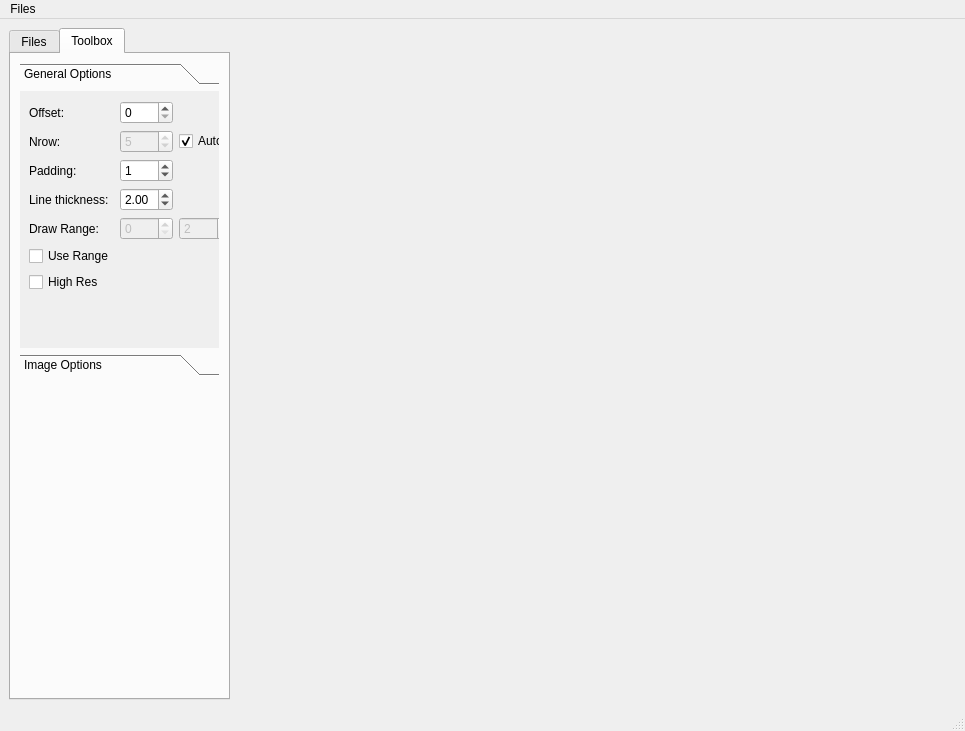
<?xml version="1.0" encoding="UTF-8"?>
<ui version="4.0">
 <class>ngv_mainwindow</class>
 <widget class="QMainWindow" name="ngv_mainwindow">
  <property name="geometry">
   <rect>
    <x>0</x>
    <y>0</y>
    <width>965</width>
    <height>731</height>
   </rect>
  </property>
  <property name="windowTitle">
   <string>NIfTI-gridvew</string>
  </property>
  <widget class="QWidget" name="centralwidget">
   <layout class="QHBoxLayout" name="horizontalLayout">
    <item>
     <widget class="QTabWidget" name="tabWidget">
      <property name="sizePolicy">
       <sizepolicy hsizetype="Expanding" vsizetype="Expanding">
        <horstretch>2</horstretch>
        <verstretch>0</verstretch>
       </sizepolicy>
      </property>
      <property name="minimumSize">
       <size>
        <width>200</width>
        <height>0</height>
       </size>
      </property>
      <property name="maximumSize">
       <size>
        <width>250</width>
        <height>16777215</height>
       </size>
      </property>
      <property name="currentIndex">
       <number>1</number>
      </property>
      <widget class="QWidget" name="files_tab">
       <attribute name="title">
        <string>Files</string>
       </attribute>
       <layout class="QVBoxLayout" name="verticalLayout">
        <item>
         <widget class="QListWidget" name="files_listWidget"/>
        </item>
       </layout>
      </widget>
      <widget class="QWidget" name="widget">
       <attribute name="title">
        <string>Toolbox</string>
       </attribute>
       <layout class="QVBoxLayout" name="verticalLayout_2">
        <item>
         <widget class="QToolBox" name="toolBox">
          <property name="currentIndex">
           <number>0</number>
          </property>
          <widget class="QWidget" name="page_3">
           <property name="geometry">
            <rect>
             <x>0</x>
             <y>0</y>
             <width>197</width>
             <height>257</height>
            </rect>
           </property>
           <attribute name="label">
            <string>General Options</string>
           </attribute>
           <widget class="QWidget" name="layoutWidget">
            <property name="geometry">
             <rect>
              <x>9</x>
              <y>10</y>
              <width>203</width>
              <height>238</height>
             </rect>
            </property>
            <layout class="QVBoxLayout" name="verticalLayout_4">
             <item>
              <layout class="QGridLayout" name="gridLayout">
               <item row="1" column="1">
                <widget class="QSpinBox" name="spinBox_nrow">
                 <property name="enabled">
                  <bool>false</bool>
                 </property>
                 <property name="minimum">
                  <number>1</number>
                 </property>
                 <property name="value">
                  <number>5</number>
                 </property>
                </widget>
               </item>
               <item row="2" column="0">
                <widget class="QLabel" name="label_3">
                 <property name="text">
                  <string>Padding:</string>
                 </property>
                </widget>
               </item>
               <item row="4" column="0">
                <widget class="QLabel" name="label_5">
                 <property name="text">
                  <string>Draw Range:</string>
                 </property>
                </widget>
               </item>
               <item row="1" column="2">
                <widget class="QCheckBox" name="checkBox_autonrow">
                 <property name="text">
                  <string>Auto</string>
                 </property>
                 <property name="checked">
                  <bool>true</bool>
                 </property>
                </widget>
               </item>
               <item row="0" column="0">
                <widget class="QLabel" name="label">
                 <property name="text">
                  <string>Offset:</string>
                 </property>
                </widget>
               </item>
               <item row="6" column="0">
                <widget class="QCheckBox" name="checkBox_highres">
                 <property name="text">
                  <string>High Res</string>
                 </property>
                </widget>
               </item>
               <item row="2" column="1">
                <widget class="QSpinBox" name="spinBox_padding">
                 <property name="value">
                  <number>1</number>
                 </property>
                </widget>
               </item>
               <item row="0" column="1">
                <widget class="QSpinBox" name="spinBox_offset"/>
               </item>
               <item row="5" column="0">
                <widget class="QCheckBox" name="checkBox_userange">
                 <property name="text">
                  <string>Use Range</string>
                 </property>
                </widget>
               </item>
               <item row="1" column="0">
                <widget class="QLabel" name="label_2">
                 <property name="text">
                  <string>Nrow:</string>
                 </property>
                </widget>
               </item>
               <item row="4" column="2">
                <widget class="QSpinBox" name="spinBox_drawrange_upper">
                 <property name="enabled">
                  <bool>false</bool>
                 </property>
                 <property name="minimum">
                  <number>2</number>
                 </property>
                 <property name="maximum">
                  <number>999</number>
                 </property>
                </widget>
               </item>
               <item row="4" column="1">
                <widget class="QSpinBox" name="spinBox_drawrange_lower">
                 <property name="enabled">
                  <bool>false</bool>
                 </property>
                </widget>
               </item>
               <item row="3" column="1">
                <widget class="QDoubleSpinBox" name="doubleSpinBox_line_thickness">
                 <property name="maximum">
                  <double>5.000000000000000</double>
                 </property>
                 <property name="value">
                  <double>2.000000000000000</double>
                 </property>
                </widget>
               </item>
               <item row="3" column="0">
                <widget class="QLabel" name="label_line_thickness">
                 <property name="text">
                  <string>Line thickness:</string>
                 </property>
                </widget>
               </item>
              </layout>
             </item>
             <item>
              <spacer name="verticalSpacer_2">
               <property name="orientation">
                <enum>Qt::Vertical</enum>
               </property>
               <property name="sizeHint" stdset="0">
                <size>
                 <width>20</width>
                 <height>84</height>
                </size>
               </property>
              </spacer>
             </item>
            </layout>
           </widget>
          </widget>
          <widget class="QWidget" name="page_4">
           <property name="geometry">
            <rect>
             <x>0</x>
             <y>0</y>
             <width>197</width>
             <height>286</height>
            </rect>
           </property>
           <attribute name="label">
            <string>Image Options</string>
           </attribute>
           <layout class="QVBoxLayout" name="verticalLayout_3">
            <item>
             <layout class="QGridLayout" name="gridLayout_2">
              <item row="0" column="1">
               <widget class="QLabel" name="label_4">
                <property name="text">
                 <string>Colormap: </string>
                </property>
               </widget>
              </item>
              <item row="0" column="2">
               <widget class="QComboBox" name="comboBox_cmap"/>
              </item>
             </layout>
            </item>
            <item>
             <widget class="QCheckBox" name="checkBox_show_slides_with_seg">
              <property name="enabled">
               <bool>false</bool>
              </property>
              <property name="text">
               <string>Show slices with segment only.</string>
              </property>
             </widget>
            </item>
            <item>
             <widget class="Line" name="line">
              <property name="orientation">
               <enum>Qt::Horizontal</enum>
              </property>
             </widget>
            </item>
            <item>
             <widget class="QLabel" name="label_6">
              <property name="text">
               <string>Segmentation:</string>
              </property>
             </widget>
            </item>
            <item>
             <widget class="QTableWidget" name="tableWidget_segmentations">
              <property name="columnCount">
               <number>2</number>
              </property>
              <attribute name="horizontalHeaderCascadingSectionResizes">
               <bool>true</bool>
              </attribute>
              <attribute name="horizontalHeaderDefaultSectionSize">
               <number>40</number>
              </attribute>
              <attribute name="horizontalHeaderMinimumSectionSize">
               <number>25</number>
              </attribute>
              <attribute name="horizontalHeaderStretchLastSection">
               <bool>true</bool>
              </attribute>
              <column>
               <property name="text">
                <string>Color</string>
               </property>
              </column>
              <column>
               <property name="text">
                <string>Segmentation</string>
               </property>
              </column>
             </widget>
            </item>
            <item>
             <layout class="QGridLayout" name="gridLayout_3">
              <item row="0" column="0">
               <widget class="QLabel" name="label_alpha">
                <property name="text">
                 <string>Contour Alpha</string>
                </property>
               </widget>
              </item>
              <item row="0" column="1">
               <widget class="QDoubleSpinBox" name="doubleSpinBox_alpha">
                <property name="maximum">
                 <double>1.000000000000000</double>
                </property>
                <property name="singleStep">
                 <double>0.100000000000000</double>
                </property>
                <property name="value">
                 <double>0.800000000000000</double>
                </property>
               </widget>
              </item>
             </layout>
            </item>
            <item>
             <spacer name="verticalSpacer_3">
              <property name="orientation">
               <enum>Qt::Vertical</enum>
              </property>
              <property name="sizeHint" stdset="0">
               <size>
                <width>20</width>
                <height>208</height>
               </size>
              </property>
             </spacer>
            </item>
           </layout>
          </widget>
         </widget>
        </item>
        <item>
         <spacer name="verticalSpacer">
          <property name="orientation">
           <enum>Qt::Vertical</enum>
          </property>
          <property name="sizeHint" stdset="0">
           <size>
            <width>20</width>
            <height>308</height>
           </size>
          </property>
         </spacer>
        </item>
       </layout>
      </widget>
     </widget>
    </item>
    <item>
     <widget class="QLabel" name="image_label">
      <property name="sizePolicy">
       <sizepolicy hsizetype="Expanding" vsizetype="Expanding">
        <horstretch>0</horstretch>
        <verstretch>0</verstretch>
       </sizepolicy>
      </property>
      <property name="minimumSize">
       <size>
        <width>720</width>
        <height>0</height>
       </size>
      </property>
      <property name="layoutDirection">
       <enum>Qt::LeftToRight</enum>
      </property>
      <property name="text">
       <string/>
      </property>
      <property name="alignment">
       <set>Qt::AlignCenter</set>
      </property>
     </widget>
    </item>
   </layout>
  </widget>
  <widget class="QMenuBar" name="menubar">
   <property name="geometry">
    <rect>
     <x>0</x>
     <y>0</y>
     <width>965</width>
     <height>21</height>
    </rect>
   </property>
   <widget class="QMenu" name="menuFiles">
    <property name="title">
     <string>Files</string>
    </property>
    <addaction name="actionOpen_Folder"/>
    <addaction name="actionOpen_Segmentation_Folder"/>
    <addaction name="actionSave_Configuration"/>
    <addaction name="actionExport_Current_Image"/>
    <addaction name="actionExport_Images"/>
   </widget>
   <addaction name="menuFiles"/>
  </widget>
  <widget class="QStatusBar" name="statusbar"/>
  <action name="actionOpen_Folder">
   <property name="text">
    <string>Open Folder</string>
   </property>
  </action>
  <action name="actionOpen_Segmentation_Folder">
   <property name="enabled">
    <bool>false</bool>
   </property>
   <property name="text">
    <string>Open Segmentation Folder</string>
   </property>
  </action>
  <action name="actionSave_Configuration">
   <property name="enabled">
    <bool>false</bool>
   </property>
   <property name="text">
    <string>Save Configuration</string>
   </property>
  </action>
  <action name="actionExport_Images">
   <property name="text">
    <string>Export Images...</string>
   </property>
  </action>
  <action name="actionExport_Current_Image">
   <property name="text">
    <string>Export Current Image</string>
   </property>
  </action>
 </widget>
 <resources/>
 <connections/>
</ui>
